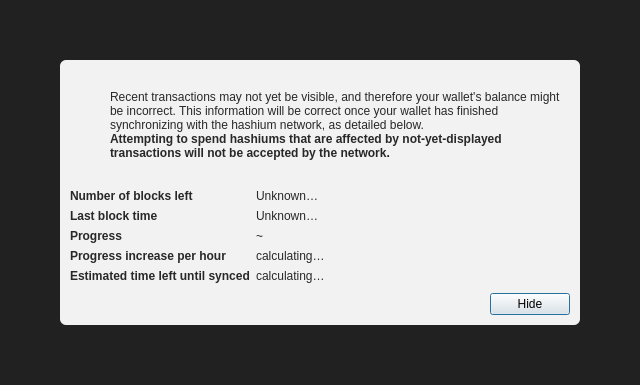
<?xml version="1.0" encoding="UTF-8"?>
<ui version="4.0">
 <class>ModalOverlay</class>
 <widget class="QWidget" name="ModalOverlay">
  <property name="geometry">
   <rect>
    <x>0</x>
    <y>0</y>
    <width>640</width>
    <height>385</height>
   </rect>
  </property>
  <property name="windowTitle">
   <string>Form</string>
  </property>
  <layout class="QVBoxLayout" name="verticalLayout" stretch="0">
   <property name="sizeConstraint">
    <enum>QLayout::SetDefaultConstraint</enum>
   </property>
   <property name="leftMargin">
    <number>0</number>
   </property>
   <property name="topMargin">
    <number>0</number>
   </property>
   <property name="rightMargin">
    <number>0</number>
   </property>
   <property name="bottomMargin">
    <number>0</number>
   </property>
   <item>
    <widget class="QWidget" name="bgWidget" native="true">
     <property name="styleSheet">
      <string notr="true">#bgWidget { background: rgba(0,0,0,220); }</string>
     </property>
     <layout class="QVBoxLayout" name="verticalLayoutMain" stretch="1">
      <property name="leftMargin">
       <number>60</number>
      </property>
      <property name="topMargin">
       <number>60</number>
      </property>
      <property name="rightMargin">
       <number>60</number>
      </property>
      <property name="bottomMargin">
       <number>60</number>
      </property>
      <item>
       <widget class="QWidget" name="contentWidget" native="true">
        <property name="styleSheet">
         <string notr="true">#contentWidget { background: rgba(255,255,255,240); border-radius: 6px; }

QLabel { color: rgb(40,40,40);  }</string>
        </property>
        <layout class="QVBoxLayout" name="verticalLayoutSub" stretch="1,0,0,0">
         <property name="spacing">
          <number>0</number>
         </property>
         <property name="leftMargin">
          <number>10</number>
         </property>
         <property name="topMargin">
          <number>10</number>
         </property>
         <property name="rightMargin">
          <number>10</number>
         </property>
         <property name="bottomMargin">
          <number>10</number>
         </property>
         <item>
          <layout class="QHBoxLayout" name="horizontalLayoutIconText" stretch="0,1">
           <property name="topMargin">
            <number>20</number>
           </property>
           <item>
            <layout class="QVBoxLayout" name="verticalLayoutIcon">
             <property name="leftMargin">
              <number>0</number>
             </property>
             <item>
              <widget class="QPushButton" name="warningIcon">
               <property name="enabled">
                <bool>false</bool>
               </property>
               <property name="text">
                <string/>
               </property>
               <property name="icon">
                <iconset>
                 <normaloff>:/icons/warning</normaloff>
                 <disabledoff>:/icons/warning</disabledoff>:/icons/warning</iconset>
               </property>
               <property name="iconSize">
                <size>
                 <width>48</width>
                 <height>48</height>
                </size>
               </property>
               <property name="flat">
                <bool>true</bool>
               </property>
              </widget>
             </item>
             <item>
              <spacer name="verticalSpacerWarningIcon">
               <property name="orientation">
                <enum>Qt::Vertical</enum>
               </property>
               <property name="sizeHint" stdset="0">
                <size>
                 <width>20</width>
                 <height>40</height>
                </size>
               </property>
              </spacer>
             </item>
            </layout>
           </item>
           <item>
            <layout class="QVBoxLayout" name="verticalLayoutInfoText">
             <property name="leftMargin">
              <number>0</number>
             </property>
             <property name="topMargin">
              <number>0</number>
             </property>
             <item>
              <widget class="QLabel" name="infoText">
               <property name="text">
                <string>Recent transactions may not yet be visible, and therefore your wallet's balance might be incorrect. This information will be correct once your wallet has finished synchronizing with the hashium network, as detailed below.</string>
               </property>
               <property name="textFormat">
                <enum>Qt::RichText</enum>
               </property>
               <property name="wordWrap">
                <bool>true</bool>
               </property>
              </widget>
             </item>
             <item>
              <widget class="QLabel" name="infoTextStrong">
               <property name="font">
                <font>
                 <weight>75</weight>
                 <bold>true</bold>
                </font>
               </property>
               <property name="text">
                <string>Attempting to spend hashiums that are affected by not-yet-displayed transactions will not be accepted by the network.</string>
               </property>
               <property name="textFormat">
                <enum>Qt::RichText</enum>
               </property>
               <property name="wordWrap">
                <bool>true</bool>
               </property>
              </widget>
             </item>
             <item>
              <spacer name="verticalSpacerInTextSpace">
               <property name="orientation">
                <enum>Qt::Vertical</enum>
               </property>
               <property name="sizeHint" stdset="0">
                <size>
                 <width>20</width>
                 <height>40</height>
                </size>
               </property>
              </spacer>
             </item>
            </layout>
           </item>
          </layout>
         </item>
         <item>
          <spacer name="verticalSpacerAfterText">
           <property name="orientation">
            <enum>Qt::Vertical</enum>
           </property>
           <property name="sizeHint" stdset="0">
            <size>
             <width>20</width>
             <height>40</height>
            </size>
           </property>
          </spacer>
         </item>
         <item>
          <layout class="QFormLayout" name="formLayout">
           <property name="fieldGrowthPolicy">
            <enum>QFormLayout::FieldsStayAtSizeHint</enum>
           </property>
           <property name="horizontalSpacing">
            <number>6</number>
           </property>
           <property name="verticalSpacing">
            <number>6</number>
           </property>
           <property name="topMargin">
            <number>10</number>
           </property>
           <item row="0" column="0">
            <widget class="QLabel" name="labelNumberOfBlocksLeft">
             <property name="font">
              <font>
               <weight>75</weight>
               <bold>true</bold>
              </font>
             </property>
             <property name="text">
              <string>Number of blocks left</string>
             </property>
            </widget>
           </item>
           <item row="0" column="1">
            <widget class="QLabel" name="numberOfBlocksLeft">
             <property name="text">
              <string>Unknown…</string>
             </property>
            </widget>
           </item>
           <item row="1" column="0">
            <widget class="QLabel" name="labelLastBlockTime">
             <property name="font">
              <font>
               <weight>75</weight>
               <bold>true</bold>
              </font>
             </property>
             <property name="text">
              <string>Last block time</string>
             </property>
            </widget>
           </item>
           <item row="1" column="1">
            <widget class="QLabel" name="newestBlockDate">
             <property name="sizePolicy">
              <sizepolicy hsizetype="Maximum" vsizetype="Preferred">
               <horstretch>0</horstretch>
               <verstretch>0</verstretch>
              </sizepolicy>
             </property>
             <property name="text">
              <string>Unknown…</string>
             </property>
            </widget>
           </item>
           <item row="2" column="0">
            <widget class="QLabel" name="labelSyncDone">
             <property name="font">
              <font>
               <weight>75</weight>
               <bold>true</bold>
              </font>
             </property>
             <property name="text">
              <string>Progress</string>
             </property>
            </widget>
           </item>
           <item row="2" column="1">
            <layout class="QHBoxLayout" name="horizontalLayoutSync" stretch="0,1">
             <item>
              <widget class="QLabel" name="percentageProgress">
               <property name="text">
                <string notr="true">~</string>
               </property>
              </widget>
             </item>
            </layout>
           </item>
           <item row="4" column="0">
            <widget class="QLabel" name="labelProgressIncrease">
             <property name="font">
              <font>
               <weight>75</weight>
               <bold>true</bold>
              </font>
             </property>
             <property name="text">
              <string>Progress increase per hour</string>
             </property>
            </widget>
           </item>
           <item row="4" column="1">
            <widget class="QLabel" name="progressIncreasePerH">
             <property name="text">
              <string>calculating…</string>
             </property>
            </widget>
           </item>
           <item row="5" column="0">
            <widget class="QLabel" name="labelEstimatedTimeLeft">
             <property name="font">
              <font>
               <weight>75</weight>
               <bold>true</bold>
              </font>
             </property>
             <property name="text">
              <string>Estimated time left until synced</string>
             </property>
            </widget>
           </item>
           <item row="5" column="1">
            <widget class="QLabel" name="expectedTimeLeft">
             <property name="text">
              <string>calculating…</string>
             </property>
            </widget>
           </item>
          </layout>
         </item>
         <item>
          <layout class="QHBoxLayout" name="horizontalLayoutButtons">
           <property name="leftMargin">
            <number>10</number>
           </property>
           <property name="topMargin">
            <number>10</number>
           </property>
           <item>
            <spacer name="horizontalSpacer">
             <property name="orientation">
              <enum>Qt::Horizontal</enum>
             </property>
             <property name="sizeHint" stdset="0">
              <size>
               <width>40</width>
               <height>20</height>
              </size>
             </property>
            </spacer>
           </item>
           <item>
            <widget class="QPushButton" name="closeButton">
             <property name="text">
              <string>Hide</string>
             </property>
             <property name="shortcut">
              <string>Esc</string>
             </property>
             <property name="focusPolicy">
              <enum>Qt::StrongFocus</enum>
             </property>
             <property name="default">
              <bool>true</bool>
             </property>
            </widget>
           </item>
          </layout>
         </item>
        </layout>
       </widget>
      </item>
     </layout>
    </widget>
   </item>
  </layout>
 </widget>
 <resources/>
 <connections/>
</ui>
